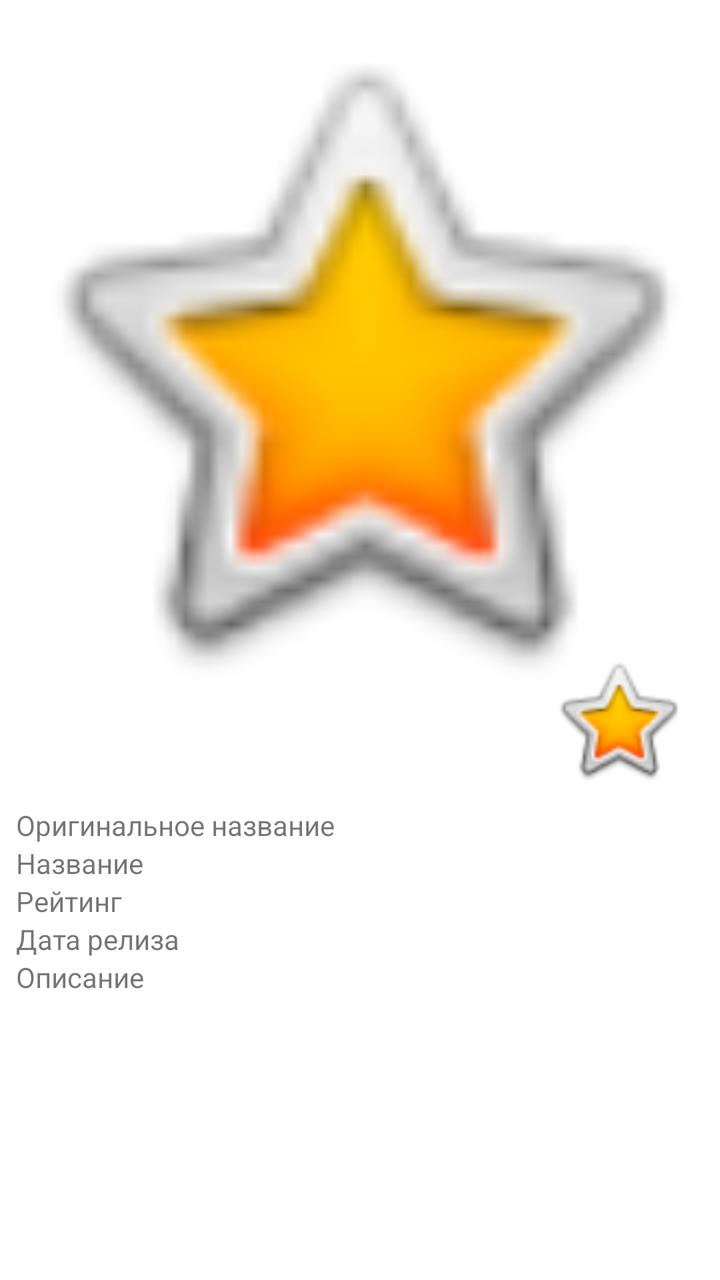
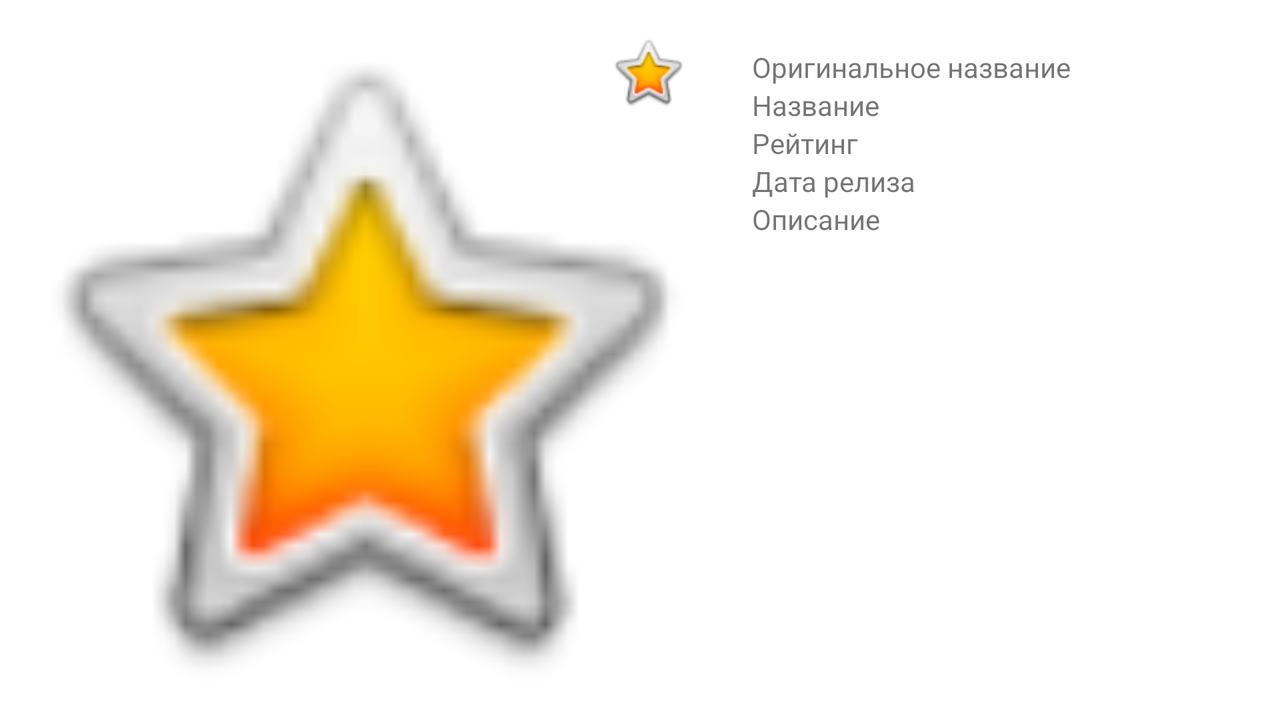

Two renders of one Android screen. The first uses the default layout on a phone; the second uses the alternative layout the repository ships for a different screen configuration, on a matching device. The two XML files are below.
<!-- AndroidManifest.xml: application theme Theme.MyMovies -->
<!-- res/layout/activity_detail.xml -->
<?xml version="1.0" encoding="utf-8"?>
<ScrollView xmlns:android="http://schemas.android.com/apk/res/android"
    xmlns:app="http://schemas.android.com/apk/res-auto"
    xmlns:tools="http://schemas.android.com/tools"
    android:layout_width="match_parent"
    android:layout_height="match_parent"
    tools:context=".DetailActivity">

    <androidx.constraintlayout.widget.ConstraintLayout
        android:layout_width="match_parent"
        android:layout_height="wrap_content">

        <ImageView
            android:id="@+id/imageViewBigPoster"
            android:layout_width="0dp"
            android:layout_height="wrap_content"
            android:adjustViewBounds="true"
            app:layout_constraintEnd_toEndOf="parent"
            app:layout_constraintStart_toStartOf="parent"
            app:layout_constraintTop_toTopOf="parent"
            app:srcCompat="@android:drawable/btn_star_big_on" />

        <TextView
            android:id="@+id/textViewLabelOriginalTitle"
            android:layout_width="wrap_content"
            android:layout_height="wrap_content"
            android:layout_marginStart="8dp"
            android:layout_marginTop="8dp"
            android:text="@string/original_title"
            app:layout_constraintStart_toStartOf="parent"
            app:layout_constraintTop_toBottomOf="@+id/imageViewAddToFavourite" />

        <androidx.constraintlayout.widget.Guideline
            android:id="@+id/guideline2"
            android:layout_width="wrap_content"
            android:layout_height="wrap_content"
            android:orientation="vertical"
            app:layout_constraintGuide_percent="0.5" />

        <TextView
            android:id="@+id/textViewOriginalTitle"
            android:layout_width="0dp"
            android:layout_height="wrap_content"
            android:layout_marginStart="8dp"
            android:layout_marginTop="8dp"
            android:layout_marginEnd="8dp"
            app:layout_constraintEnd_toEndOf="parent"
            app:layout_constraintStart_toStartOf="@+id/guideline2"
            app:layout_constraintTop_toBottomOf="@+id/imageViewAddToFavourite" />

        <TextView
            android:id="@+id/textViewLabelTitle"
            android:layout_width="wrap_content"
            android:layout_height="wrap_content"
            android:layout_marginStart="8dp"
            android:layout_marginEnd="8dp"
            android:text="@string/title"
            app:layout_constraintStart_toStartOf="parent"
            app:layout_constraintTop_toBottomOf="@+id/textViewOriginalTitle" />

        <TextView
            android:id="@+id/textViewTitle"
            android:layout_width="0dp"
            android:layout_height="wrap_content"
            android:layout_marginStart="8dp"
            android:layout_marginEnd="8dp"
            app:layout_constraintEnd_toEndOf="parent"
            app:layout_constraintStart_toStartOf="@+id/guideline2"
            app:layout_constraintTop_toBottomOf="@+id/textViewOriginalTitle" />

        <TextView
            android:id="@+id/textViewLabelRating"
            android:layout_width="wrap_content"
            android:layout_height="wrap_content"
            android:layout_marginStart="8dp"
            android:layout_marginEnd="8dp"
            android:text="@string/rating"
            app:layout_constraintStart_toStartOf="parent"
            app:layout_constraintTop_toBottomOf="@+id/textViewTitle" />

        <TextView
            android:id="@+id/textViewRating"
            android:layout_width="0dp"
            android:layout_height="wrap_content"
            android:layout_marginStart="8dp"
            android:layout_marginEnd="8dp"
            app:layout_constraintEnd_toEndOf="parent"
            app:layout_constraintStart_toStartOf="@+id/guideline2"
            app:layout_constraintTop_toBottomOf="@+id/textViewTitle" />

        <TextView
            android:id="@+id/textViewLabelDateOfRealise"
            android:layout_width="wrap_content"
            android:layout_height="wrap_content"
            android:layout_marginStart="8dp"
            android:layout_marginEnd="8dp"
            android:text="@string/date_of_realise"
            app:layout_constraintStart_toStartOf="parent"
            app:layout_constraintTop_toBottomOf="@+id/textViewRating" />


        <TextView
            android:id="@+id/textViewDateOfRealise"
            android:layout_width="0dp"
            android:layout_height="wrap_content"
            android:layout_marginStart="8dp"
            android:layout_marginEnd="8dp"
            app:layout_constraintEnd_toEndOf="parent"
            app:layout_constraintStart_toStartOf="@+id/guideline2"
            app:layout_constraintTop_toBottomOf="@+id/textViewRating" />


        <TextView
            android:id="@+id/textViewLabelOverView"
            android:layout_width="wrap_content"
            android:layout_height="wrap_content"
            android:layout_marginStart="8dp"
            android:layout_marginEnd="8dp"
            android:text="@string/overview"
            app:layout_constraintStart_toStartOf="parent"
            app:layout_constraintTop_toBottomOf="@+id/textViewDateOfRealise" />


        <TextView
            android:id="@+id/textViewOverView"
            android:layout_width="wrap_content"
            android:layout_height="wrap_content"
            android:layout_marginStart="8dp"
            android:layout_marginEnd="8dp"
            app:layout_constraintStart_toStartOf="parent"
            app:layout_constraintTop_toBottomOf="@+id/textViewLabelOverView" />

        <ImageView
            android:id="@+id/imageViewAddToFavourite"
            android:layout_width="@dimen/favourite_button_size"
            android:layout_height="@dimen/favourite_button_size"
            android:layout_marginEnd="16dp"
            android:onClick="onClickChangeFavourite"
            app:layout_constraintBottom_toBottomOf="@+id/imageViewBigPoster"
            app:layout_constraintEnd_toEndOf="parent"
            app:layout_constraintTop_toBottomOf="@+id/imageViewBigPoster"
            app:srcCompat="@android:drawable/btn_star_big_on" />

        <androidx.recyclerview.widget.RecyclerView
            android:id="@+id/recycler_view_trailers"
            android:layout_width="0dp"
            android:layout_height="wrap_content"
            app:layout_constraintEnd_toEndOf="parent"
            android:layout_margin="8dp"
            app:layout_constraintStart_toStartOf="parent"
            app:layout_constraintTop_toBottomOf="@+id/textViewLabelOverView"/>

        <androidx.recyclerview.widget.RecyclerView
            android:layout_width="0dp"
            android:layout_height="wrap_content"
            android:layout_margin="8dp"
            app:layout_constraintEnd_toEndOf="parent"
            app:layout_constraintStart_toStartOf="parent"
            app:layout_constraintTop_toBottomOf="@+id/recycler_view_trailers"/>


    </androidx.constraintlayout.widget.ConstraintLayout>

</ScrollView>
<!-- resources referenced by this layout -->
<resources>
  <dimen name="favourite_button_size">70dp</dimen>
  <string name="date_of_realise">Дата релиза</string>
  <string name="original_title">Оригинальное название</string>
  <string name="overview">Описание</string>
  <string name="rating">Рейтинг</string>
  <string name="title">Название</string>
  <style name="Theme.MyMovies" parent="Theme.MaterialComponents.DayNight.DarkActionBar">
          
          <item name="colorPrimary">@color/black</item>
          <item name="colorPrimaryVariant">@color/black</item>
          <item name="colorOnPrimary">@color/black</item>
          
          <item name="colorSecondary">@color/black</item>
          <item name="colorSecondaryVariant">@color/black</item>
          <item name="colorOnSecondary">@color/black</item>
          
          <item name="android:statusBarColor" tools:targetApi="l">?attr/colorPrimaryVariant</item>
          
      </style>
  <color name="black">#FF000000</color>
</resources>
<!-- res/layout-land/activity_detail.xml (the repository's variant of the layout above) -->
<!-- drawn on the phone turned sideways -->
<?xml version="1.0" encoding="utf-8"?>
<androidx.constraintlayout.widget.ConstraintLayout xmlns:android="http://schemas.android.com/apk/res/android"
    xmlns:app="http://schemas.android.com/apk/res-auto"
    xmlns:tools="http://schemas.android.com/tools"
    android:layout_width="match_parent"
    android:layout_height="match_parent"
    tools:context=".screens.DetailActivity">

    <ImageView
        android:id="@+id/imageViewBigPoster"
        android:layout_width="wrap_content"
        android:layout_height="0dp"
        android:adjustViewBounds="true"
        app:layout_constraintBottom_toBottomOf="parent"
        app:layout_constraintStart_toStartOf="parent"
        app:layout_constraintTop_toTopOf="parent"
        app:srcCompat="@android:drawable/btn_star_big_on" />


    <ImageView
        android:id="@+id/imageViewAddToFavourite"
        android:layout_width="40dp"
        android:layout_height="40dp"
        android:layout_marginTop="16dp"
        android:layout_marginEnd="16dp"
        android:onClick="onClickChangeFavourite"
        app:layout_constraintEnd_toEndOf="@id/imageViewBigPoster"
        app:layout_constraintTop_toTopOf="@+id/imageViewBigPoster"
        app:srcCompat="@android:drawable/btn_star_big_on" />

    <ScrollView
        android:id="@+id/scrollViewInfo"
        android:layout_width="0dp"
        android:layout_height="0dp"
        app:layout_constraintBottom_toBottomOf="parent"
        app:layout_constraintEnd_toEndOf="parent"
        app:layout_constraintStart_toEndOf="@id/imageViewBigPoster"
        app:layout_constraintTop_toTopOf="@id/imageViewAddToFavourite">

        <include
            android:id="@+id/movie_info"
            layout="@layout/movie_info"
            android:layout_width="match_parent"
            android:layout_height="wrap_content" />

    </ScrollView>
</androidx.constraintlayout.widget.ConstraintLayout>
<!-- res/layout/movie_info.xml (included above) -->
<?xml version="1.0" encoding="utf-8"?>
<androidx.constraintlayout.widget.ConstraintLayout xmlns:android="http://schemas.android.com/apk/res/android"
    xmlns:app="http://schemas.android.com/apk/res-auto"
    android:layout_width="match_parent"
    android:layout_height="match_parent">

    <TextView
        android:id="@+id/textViewLabelOriginalTitle"
        android:layout_width="wrap_content"
        android:layout_height="wrap_content"
        android:layout_marginStart="16dp"
        android:layout_marginTop="8dp"
        android:text="@string/original_title"
        app:layout_constraintStart_toStartOf="parent"
        app:layout_constraintTop_toTopOf="parent" />

    <androidx.constraintlayout.widget.Guideline
        android:id="@+id/guideline2"
        android:layout_width="wrap_content"
        android:layout_height="wrap_content"
        android:orientation="vertical"
        app:layout_constraintGuide_percent="0.5" />

    <TextView
        android:id="@+id/textViewOriginalTitle"
        android:layout_width="0dp"
        android:layout_height="wrap_content"
        android:layout_marginStart="16dp"
        android:layout_marginTop="8dp"
        android:layout_marginEnd="8dp"
        app:layout_constraintEnd_toEndOf="parent"
        app:layout_constraintStart_toStartOf="@+id/guideline2"
        app:layout_constraintTop_toTopOf="parent" />

    <TextView
        android:id="@+id/textViewLabelTitle"
        android:layout_width="wrap_content"
        android:layout_height="wrap_content"
        android:layout_marginStart="16dp"
        android:layout_marginEnd="8dp"
        android:text="@string/title"
        app:layout_constraintStart_toStartOf="parent"
        app:layout_constraintTop_toBottomOf="@+id/textViewOriginalTitle" />

    <TextView
        android:id="@+id/textViewTitle"
        android:layout_width="0dp"
        android:layout_height="wrap_content"
        android:layout_marginStart="16dp"
        android:layout_marginEnd="8dp"
        app:layout_constraintEnd_toEndOf="parent"
        app:layout_constraintStart_toStartOf="@+id/guideline2"
        app:layout_constraintTop_toBottomOf="@+id/textViewOriginalTitle" />

    <TextView
        android:id="@+id/textViewLabelRating"
        android:layout_width="wrap_content"
        android:layout_height="wrap_content"
        android:layout_marginStart="16dp"
        android:layout_marginEnd="8dp"
        android:text="@string/rating"
        app:layout_constraintStart_toStartOf="parent"
        app:layout_constraintTop_toBottomOf="@+id/textViewTitle" />

    <TextView
        android:id="@+id/textViewRating"
        android:layout_width="0dp"
        android:layout_height="wrap_content"
        android:layout_marginStart="16dp"
        android:layout_marginEnd="8dp"
        app:layout_constraintEnd_toEndOf="parent"
        app:layout_constraintStart_toStartOf="@+id/guideline2"
        app:layout_constraintTop_toBottomOf="@+id/textViewTitle" />

    <TextView
        android:id="@+id/textViewLabelDateOfRealise"
        android:layout_width="wrap_content"
        android:layout_height="wrap_content"
        android:layout_marginStart="16dp"
        android:layout_marginEnd="8dp"
        android:text="@string/date_of_realise"
        app:layout_constraintStart_toStartOf="parent"
        app:layout_constraintTop_toBottomOf="@+id/textViewRating" />


    <TextView
        android:id="@+id/textViewDateOfRealise"
        android:layout_width="0dp"
        android:layout_height="wrap_content"
        android:layout_marginStart="16dp"
        android:layout_marginEnd="8dp"
        app:layout_constraintEnd_toEndOf="parent"
        app:layout_constraintStart_toStartOf="@+id/guideline2"
        app:layout_constraintTop_toBottomOf="@+id/textViewRating" />


    <TextView
        android:id="@+id/textViewLabelOverView"
        android:layout_width="wrap_content"
        android:layout_height="wrap_content"
        android:layout_marginStart="16dp"
        android:layout_marginEnd="8dp"
        android:text="@string/overview"
        app:layout_constraintStart_toStartOf="parent"
        app:layout_constraintTop_toBottomOf="@+id/textViewDateOfRealise" />


    <TextView
        android:id="@+id/textViewOverView"
        android:layout_width="match_parent"
        android:layout_height="wrap_content"
        android:layout_margin="16dp"
        app:layout_constraintStart_toStartOf="parent"
        app:layout_constraintTop_toBottomOf="@+id/textViewLabelOverView" />

    <androidx.recyclerview.widget.RecyclerView
        android:id="@+id/recycler_view_trailers"
        android:layout_width="0dp"
        android:layout_height="wrap_content"
        android:layout_margin="8dp"
        android:nestedScrollingEnabled="false"
        app:layout_constraintEnd_toEndOf="parent"
        app:layout_constraintStart_toStartOf="parent"
        app:layout_constraintTop_toBottomOf="@+id/textViewOverView" />

    <androidx.recyclerview.widget.RecyclerView
        android:id="@+id/recyclerview_reviews"
        android:layout_width="0dp"
        android:layout_height="wrap_content"
        android:layout_margin="8dp"
        android:nestedScrollingEnabled="false"
        app:layout_constraintEnd_toEndOf="parent"
        app:layout_constraintStart_toStartOf="parent"
        app:layout_constraintTop_toBottomOf="@+id/recycler_view_trailers" />


</androidx.constraintlayout.widget.ConstraintLayout>
<!-- resources referenced by the variant -->
<!-- as the phone turned sideways resolves them -->
<resources>
  <string name="date_of_realise">Дата релиза</string>
  <string name="original_title">Оригинальное название</string>
  <string name="overview">Описание</string>
  <string name="rating">Рейтинг</string>
  <string name="title">Название</string>
  <style name="Theme.MyMovies" parent="Theme.MaterialComponents.DayNight.DarkActionBar">
          
          <item name="colorPrimary">@color/black</item>
          <item name="colorPrimaryVariant">@color/black</item>
          <item name="colorOnPrimary">@color/black</item>
          
          <item name="colorSecondary">@color/black</item>
          <item name="colorSecondaryVariant">@color/black</item>
          <item name="colorOnSecondary">@color/black</item>
          
          <item name="android:statusBarColor" tools:targetApi="l">?attr/colorPrimaryVariant</item>
          
      </style>
  <color name="black">#FF000000</color>
</resources>
